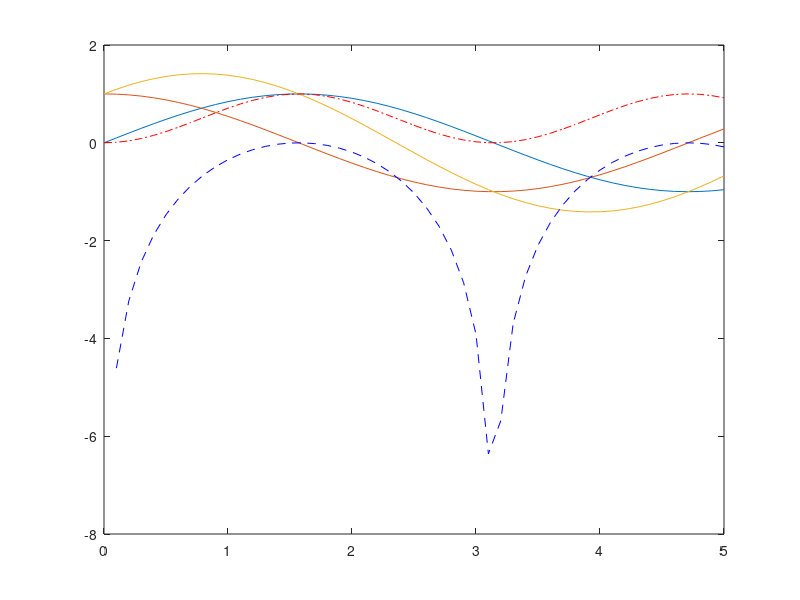

MATLAB code for this plot:
% creating matrices for plots

x=[0:0.1:5];
y1=sin(x);
y2=cos(x);
y3=y1+y2;
y4=y1.^2;
x2log=log(x);
y2log=log(y4);
y=[y1;y2;y3];
plot(x,y);
hold on
plot(x,y4,'-.r');
hold on
plot(x,log(y4),'--b');




% plot(x,y) , plots y as a relation of x [ not necessarily function ].

% xlabel('xyz...') , ylabel('fdjhn...') are used to label the x and y
% axes respectively of the current going on unclosed plot with the
% strings passed.

% [ hold on ] keywords are used to make anotj=her plot over the current
% going on unclosed plot

% to lot multiple curvess over same plot without hold on we can make y to
% be matrix of several y1,y2... etc and then plot(x,y)

% The lower the gap we put in x vector the smoother curve will be.
% x=[0:0.01:5] will make much smoother curve than x=[0:1:5]

% loglog(x,y) is exactly same as plot(log(x),log(y))

% the undefined values are simply ignored in plot()

% We can directly use plot function in scripts after getting matrices in
% script , for multiple plots on same curve via script.

% TIP:- while using xlabel() , ylabel() , hold on - don't close the plot
% window just minimize it.




